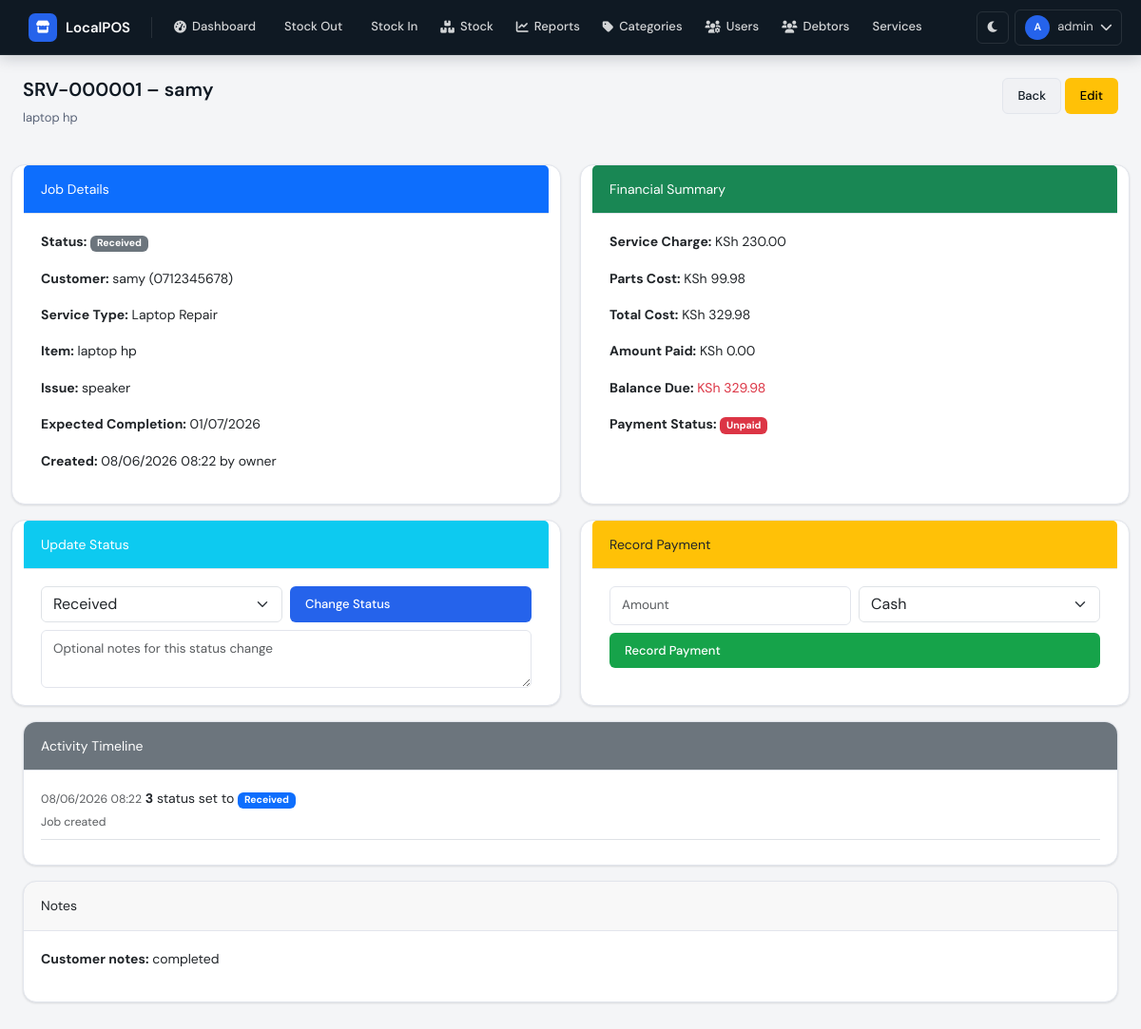
/services/1 (signed in), run on an earlier commit of the app's database.
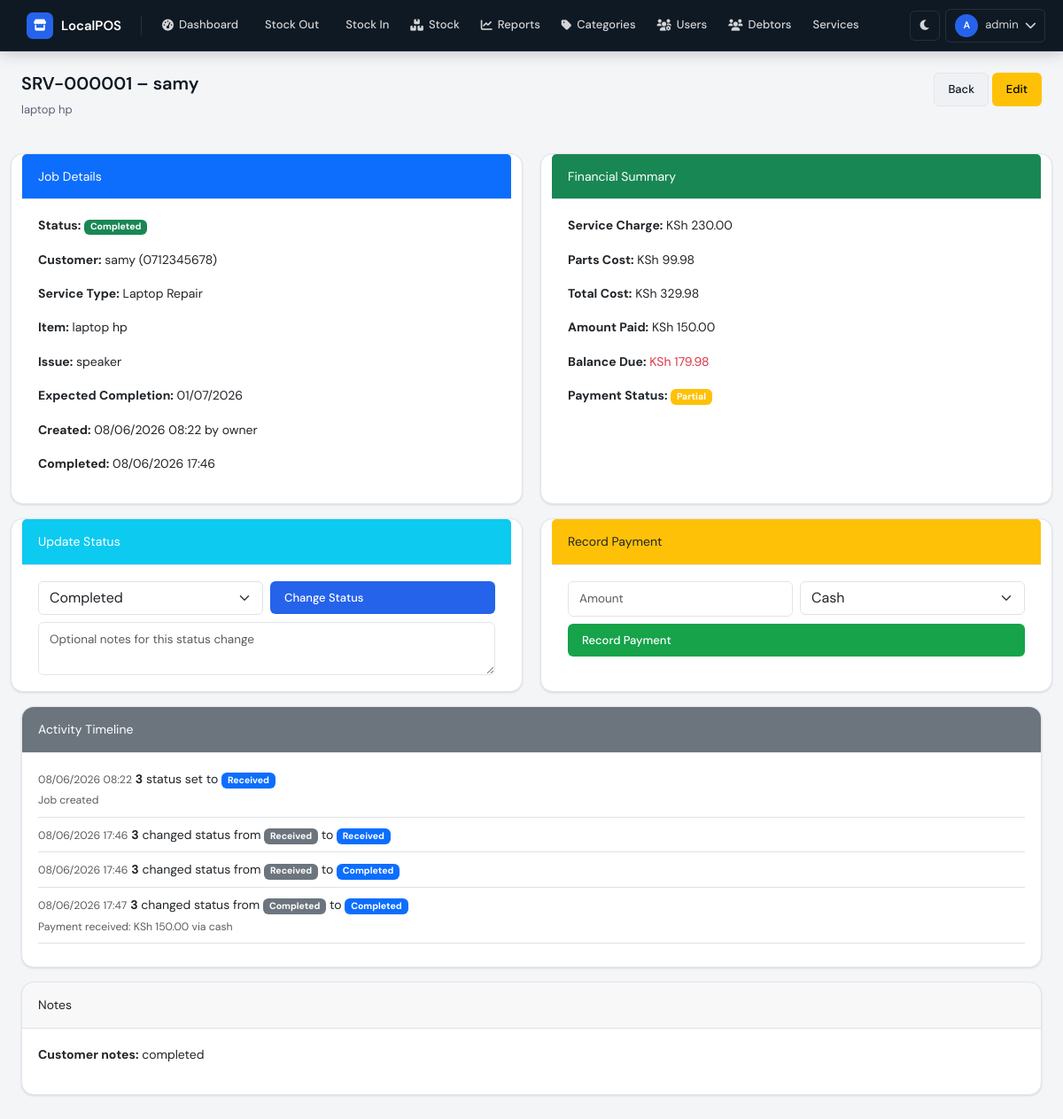
And on a later commit of the database.
### database/models.py (models this page shows)
class ServiceJob(db.Model):
    __tablename__ = 'service_jobs'
    id = db.Column(db.Integer, primary_key=True)
    job_number = db.Column(db.String(20), unique=True, nullable=False)
    customer_name = db.Column(db.String(100), nullable=False)
    customer_phone = db.Column(db.String(20))
    service_type_id = db.Column(db.Integer, db.ForeignKey('service_types.id'), nullable=False)
    service_category_id = db.Column(db.Integer, db.ForeignKey('service_categories.id'), nullable=False)
    item_description = db.Column(db.String(200), nullable=False)
    issue_description = db.Column(db.Text)
    status = db.Column(db.String(20), default='received')
    expected_completion_date = db.Column(db.Date, nullable=True)
    service_charge = db.Column(db.Float, default=0.0)
    parts_cost = db.Column(db.Float, default=0.0)
    total_cost = db.Column(db.Float, default=0.0)
    amount_paid = db.Column(db.Float, default=0.0)
    balance = db.Column(db.Float, default=0.0)
    payment_status = db.Column(db.String(20), default='unpaid')
    notes = db.Column(db.Text)
    technician_notes = db.Column(db.Text)
    created_by = db.Column(db.Integer, db.ForeignKey('users.id'), nullable=False)
    created_at = db.Column(db.DateTime, default=datetime.utcnow)
    updated_at = db.Column(db.DateTime, default=datetime.utcnow, onupdate=datetime.utcnow)
    completed_at = db.Column(db.DateTime, nullable=True)
    collected_at = db.Column(db.DateTime, nullable=True)
    history = db.relationship('ServiceHistory', backref='job', lazy=True)

class ServiceHistory(db.Model):
    __tablename__ = 'service_history'
    id = db.Column(db.Integer, primary_key=True)
    job_id = db.Column(db.Integer, db.ForeignKey('service_jobs.id'), nullable=False)
    status_from = db.Column(db.String(20))
    status_to = db.Column(db.String(20))
    notes = db.Column(db.Text)
    changed_by = db.Column(db.Integer, db.ForeignKey('users.id'), nullable=False)
    changed_at = db.Column(db.DateTime, default=datetime.utcnow)

### routes/services.py (the view)
@services_bp.route('/<int:job_id>')
@login_required
def service_detail(job_id):
    job = ServiceJob.query.get_or_404(job_id)
    history = ServiceHistory.query.filter_by(job_id=job_id).order_by(ServiceHistory.changed_at).all()
    return render_template('service_detail.html', job=job, history=history)

### app.py (called while the page is built)
@login_manager.user_loader
def load_user(user_id):
    return User.query.get(int(user_id))

@app.template_filter('format_currency')
def format_currency_filter(amount):
    if amount is None:
        return "KSh 0.00"
    try:
        return f"KSh {amount:,.2f}"
    except (TypeError, ValueError):
        return "KSh 0.00"

### templates/service_detail.html (shortened to what the changed rows need)
{% extends "base.html" %}
{% block content %}
<div class="page-header">
    <div>
        <h1 class="page-title">{{ job.job_number }} – {{ job.customer_name }}</h1>
        <p class="page-subtitle">{{ job.item_description }}</p>
    </div>
</div>
<div class="row" style="display: grid; grid-template-columns: 1fr 1fr; gap: 20px;">
    <div class="card">
        <div class="card-body">
            <p><strong>Status:</strong>
                <span class="badge
                    {% if job.status == 'received' %}bg-secondary
                    {% elif job.status == 'diagnosing' %}bg-info
                    {% elif job.status == 'waiting_parts' %}bg-warning
                    {% elif job.status == 'completed' %}bg-success
                    {% elif job.status == 'collected' %}bg-success
                    {% elif job.status == 'cancelled' %}bg-danger
                    {% endif %}">
                    {{ job.status|replace('_', ' ')|title }}
                </span>
            </p>
            <p><strong>Customer:</strong> {{ job.customer_name }}{% if job.customer_phone %} ({{ job.customer_phone }}){% endif %}</p>
            <p><strong>Service Type:</strong> {{ job.service_type.name if job.service_type else 'N/A' }}</p>
            <p><strong>Item:</strong> {{ job.item_description }}</p>
            <p><strong>Issue:</strong> {{ job.issue_description or 'N/A' }}</p>
            <p><strong>Expected Completion:</strong> {{ job.expected_completion_date.strftime('%d/%m/%Y') if job.expected_completion_date else 'Not set' }}</p>
            <p><strong>Created:</strong> {{ job.created_at.strftime('%d/%m/%Y %H:%M') }} by {{ job.creator.username }}</p>
            {% if job.completed_at %}<p><strong>Completed:</strong> {{ job.completed_at.strftime('%d/%m/%Y %H:%M') }}</p>{% endif %}
        </div>
    </div>
    <div class="card">
        <div class="card-body">
            <p><strong>Service Charge:</strong> {{ job.service_charge|format_currency }}</p>
            <p><strong>Parts Cost:</strong> {{ job.parts_cost|format_currency }}</p>
            <p><strong>Total Cost:</strong> {{ job.total_cost|format_currency }}</p>
            <p><strong>Amount Paid:</strong> {{ job.amount_paid|format_currency }}</p>
            <p><strong>Balance Due:</strong> <span class="{% if job.balance > 0 %}text-danger{% else %}text-success{% endif %}">{{ job.balance|format_currency }}</span></p>
            <p><strong>Payment Status:</strong>
                <span class="badge {% if job.payment_status == 'paid' %}bg-success{% elif job.payment_status == 'partial' %}bg-warning{% else %}bg-danger{% endif %}">
                    {{ job.payment_status|title }}
                </span>
            </p>
        </div>
    </div>
</div>
<div class="row mt-3" style="display: grid; grid-template-columns: 1fr 1fr; gap: 20px;">
    <div class="card">
        <div class="card-body">
            <form method="POST" action="{{ url_for('services.update_status', job_id=job.id) }}">
                <div class="row g-2">
                    <div class="col-md-6">
                        <select name="status" class="form-select">
                            <option value="received" {% if job.status == 'received' %}selected{% endif %}>Received</option>
                            <option value="completed" {% if job.status == 'completed' %}selected{% endif %}>Completed</option>
                        </select>
                    </div>
                </div>
            </form>
        </div>
    </div>
</div>
<div class="card mt-3">
    <div class="card-body">
        {% if history %}
        <div class="timeline">
            {% for h in history %}
            <div class="border-bottom pb-2 mb-2">
                <small class="text-muted">{{ h.changed_at.strftime('%d/%m/%Y %H:%M') }}</small>
                <strong>{{ h.changed_by_username or h.changed_by }}</strong>
                {% if h.status_from and h.status_to %}
                    changed status from <span class="badge bg-secondary">{{ h.status_from|replace('_', ' ')|title }}</span> to <span class="badge bg-primary">{{ h.status_to|replace('_', ' ')|title }}</span>
                {% elif h.status_to %}
                    status set to <span class="badge bg-primary">{{ h.status_to|replace('_', ' ')|title }}</span>
                {% endif %}
                {% if h.notes %}
                <div class="text-muted small mt-1">{{ h.notes }}</div>
                {% endif %}
            </div>
            {% endfor %}
        </div>
        {% else %}
        <p class="text-muted">No history yet.</p>
        {% endif %}
    </div>
</div>
<div class="card mt-3">
    <div class="card-body">
        {% if job.notes %}<p><strong>Customer notes:</strong> {{ job.notes }}</p>{% endif %}
    </div>
</div>
{% endblock %}

What changed in the data, as far as the page shows it:
changed ServiceJob "SRV-000001": status "Received" → "Completed"; completed_at (not shown) → "08/06/2026 17:46"; amount_paid "KSh 0.00" → "KSh 150.00"; balance "KSh 329.98" → "KSh 179.98"; payment_status "Unpaid" → "Partial"
added ServiceHistory: changed_at "08/06/2026 17:46", changed_by "3", status_from "Received", status_to "Received"
added ServiceHistory: changed_at "08/06/2026 17:46", changed_by "3", status_from "Received", status_to "Completed"
added ServiceHistory: changed_at "08/06/2026 17:47", changed_by "3", status_from "Completed", status_to "Completed", notes "Payment received: KSh 150.00 via cash"
Also different on the page:
text now shown: "Completed:"
